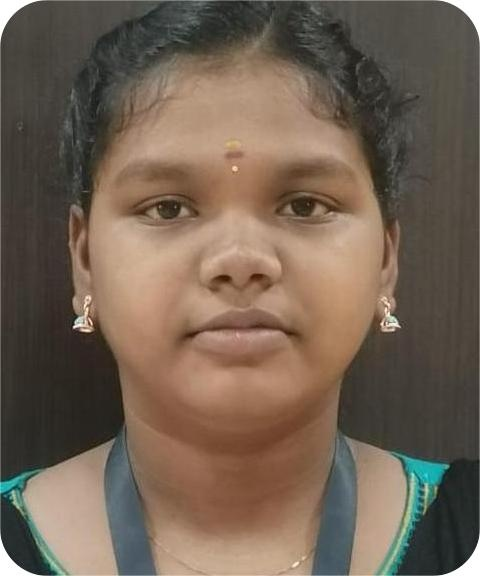
#> input picture uploads/student_photos/1_922524243001.jpg, 480 x 576 px
$ python -i vision_service.py   (imports and definitions only)   (older library calls are emulated)
#> lines starting #> are read from the running program, lines starting #| are printed output that depends on the picture
### backend/config.py
import os
import shutil
from pathlib import Path

BASE_DIR = Path(__file__).resolve().parent.parent

# Storage paths (Render container/server environment)
UPLOAD_DIR = BASE_DIR / "uploads"
STUDENT_PHOTOS_DIR = UPLOAD_DIR / "student_photos"
REVIEW_CROPS_DIR = UPLOAD_DIR / "review_crops"
EXCEL_OUTPUT_DIR = UPLOAD_DIR / "excel_reports"
MODELS_DIR = BASE_DIR / "models"

for directory in [UPLOAD_DIR, STUDENT_PHOTOS_DIR, REVIEW_CROPS_DIR, EXCEL_OUTPUT_DIR, MODELS_DIR]:
    try:
        directory.mkdir(parents=True, exist_ok=True)
    except Exception:
        pass

DATABASE_URL = f"sqlite:///{BASE_DIR}/attendance.db"

# Security & JWT
SECRET_KEY = "c1a93f8b6e2d4f5a7b8c9d0e1f2a3b4c5d6e7f8a9b0c1d2e3f4a5b6c7d8e9f0a"
ALGORITHM = "HS256"
ACCESS_TOKEN_EXPIRE_MINUTES = 60 * 24  # 1 day

# Vision & Face Recognition Thresholds
YUNET_MODEL_PATH = str(MODELS_DIR / "yunet.onnx")
SFACE_MODEL_PATH = str(MODELS_DIR / "sface.onnx")

# YuNet Face Detector parameters
# High-precision classroom face detection (avoids background clutter and shadow artifacts)
YUNET_SCORE_THRESHOLD = 0.28
YUNET_NMS_THRESHOLD = 0.35
YUNET_TOP_K = 5000

# High-Precision SFace Cosine Similarity & Anti-Fluke Zero-False-Positive Thresholds
# Calibrated for STRICT DISCRIMINATION + Exact Video Sweep & Back-Row Precision:
# >= 0.58: Front/Mid-Row High Confidence Match (>= 85% confidence) -> AUTO PRESENT (1+ frames)
# >= 0.52: Multi-Frame Video Sweep Consensus (>= 78% confidence)   -> AUTO PRESENT (2+ frames)
# >= 0.50: Long-Sight / Back-Row Consensus                         -> AUTO PRESENT (2+ frames)
# >= 0.44: Borderline / Low-Res Candidate                          -> REVIEW (Staff verification)
# < 0.44:  Unrecognized / Non-Match                               -> ABSENT (Strict safety net)
THRESHOLD_HIGH_CONFIDENCE = 0.52     # Clear frontal/mid-row match (unambiguous, >=85% confidence)
THRESHOLD_MEDIUM_CONFIDENCE = 0.48   # Confident match with video sweep consensus (2+ frames)
THRESHOLD_BACKROW_CONFIDENCE = 0.48  # Long-sight distant match (unambiguous back-row biometric match)
THRESHOLD_AMBIGUITY_MARGIN = 0.050   # 5% separation margin gap from runner-up
MIN_FACE_DIMENSION = 12              # Reject sub-pixel noise blobs under 12x12 (allows distant 12-25px faces)
MAX_STUDENT_TEMPLATES = 16

### backend/services/vision_service.py
import os
import zipfile
import json
import threading
import numpy as np
import cv2
import re
import urllib.request
from pathlib import Path
from backend.config import (
    YUNET_MODEL_PATH, SFACE_MODEL_PATH,
    STUDENT_PHOTOS_DIR, REVIEW_CROPS_DIR,
    YUNET_SCORE_THRESHOLD, YUNET_NMS_THRESHOLD,
    MIN_FACE_DIMENSION
)

# Official OpenCV Pretrained ONNX Models
YUNET_URL = "https://github.com/opencv/opencv_zoo/raw/main/models/face_detection_yunet/face_detection_yunet_2023mar.onnx"
SFACE_URL = "https://github.com/opencv/opencv_zoo/raw/main/models/face_recognition_sface/face_recognition_sface_2021dec.onnx"

# High-Precision Classroom Face Detection Parameters
HIGH_DENSITY_SCORE_THRESHOLD = YUNET_SCORE_THRESHOLD  # 0.40 (raised from 0.30)
MAX_CLASSROOM_DETECTIONS = 5000

# --------------------------------------------------------------------------
# Environment-aware memory & CPU limits
# Render free tier: 512MB RAM, shared 0.1 vCPU -> strict conservative limits
# Local / Smartboard (8GB+ RAM): full 4K high-density pipeline
# Render sets RENDER=true, RENDER_SERVICE_ID, etc. automatically.
# --------------------------------------------------------------------------
_IS_RENDER = (
    os.environ.get("RENDER", "").lower() in ("1", "true", "yes") or
    os.environ.get("IS_RENDER", "").lower() in ("1", "true", "yes") or
    os.environ.get("RENDER_SERVICE_ID") is not None or
    os.environ.get("RENDER_INSTANCE_ID") is not None
)
MAX_FRAME_WIDTH  = int(os.environ.get("MAX_FRAME_WIDTH", 1120 if _IS_RENDER else 2560))
MAX_KEYFRAMES    = int(os.environ.get("MAX_KEYFRAMES", 3 if _IS_RENDER else 16))
ENABLE_PASS4     = (not _IS_RENDER) and (os.environ.get("ENABLE_PASS4", "true").lower() in ("1", "true", "yes"))
# [2 lines not run here, left out]


def _ensure_model_exists(file_path: str, url: str):
    if not os.path.exists(file_path) or os.path.getsize(file_path) == 0:
        print(f"[VisionEngine] Pretrained model missing at {file_path}. Auto-downloading from OpenCV Zoo ({url})...")
        os.makedirs(os.path.dirname(file_path), exist_ok=True)
        try:
            urllib.request.urlretrieve(url, file_path)
            print(f"[VisionEngine] Successfully downloaded model to {file_path}!")
        except Exception as e:
            print(f"[VisionEngine] Error downloading model from {url}: {e}")


class VisionEngine:
    _instance = None

    def __new__(cls):
        if cls._instance is None:
            cls._instance = super(VisionEngine, cls).__new__(cls)
            cls._instance._init_models()
        return cls._instance

    def _init_models(self):
        print("[VisionEngine] Initializing Ultra Far-Distance & High-Density Classroom YuNet & SFace models...")
        _ensure_model_exists(YUNET_MODEL_PATH, YUNET_URL)
        _ensure_model_exists(SFACE_MODEL_PATH, SFACE_URL)

        if not os.path.exists(YUNET_MODEL_PATH) or not os.path.exists(SFACE_MODEL_PATH):
            raise FileNotFoundError(
                f"Vision models missing at {YUNET_MODEL_PATH} or {SFACE_MODEL_PATH}."
            )

        self._model_lock = threading.Lock()
        self.detector = cv2.FaceDetectorYN.create(
            YUNET_MODEL_PATH,
            "",
            (640, 640),
            HIGH_DENSITY_SCORE_THRESHOLD,
            YUNET_NMS_THRESHOLD,
            MAX_CLASSROOM_DETECTIONS
        )
        self.recognizer = cv2.FaceRecognizerSF.create(SFACE_MODEL_PATH, "")
        self.clahe = cv2.createCLAHE(clipLimit=2.5, tileGridSize=(8, 8))
        print("[VisionEngine] Long-Distance Multi-Scale Vision Engine Ready!")

    # [399 lines left out: functions enhance_contrast, sharpen_small_crop, detect_faces, _suppress_duplicate_faces, _calc_overlap, not called in this run]

    def _calc_iou(self, box1, box2):
        iou, _ = self._calc_overlap(box1, box2)
        return iou

    # [367 lines left out: functions extract_embedding, generate_deep_biometric_profile, compare_embeddings_batch, compare_embeddings, check_blurriness, calculate_crop_sharpness and 4 more, not called in this run]


def get_vision_engine():
    return VisionEngine()


# [220 lines left out: functions process_zip_dataset, reindex_all_students, not called in this run]

>>> import cv2
>>> picture = cv2.imread('../../uploads/student_photos/1_922524243001.jpg', cv2.IMREAD_GRAYSCALE)
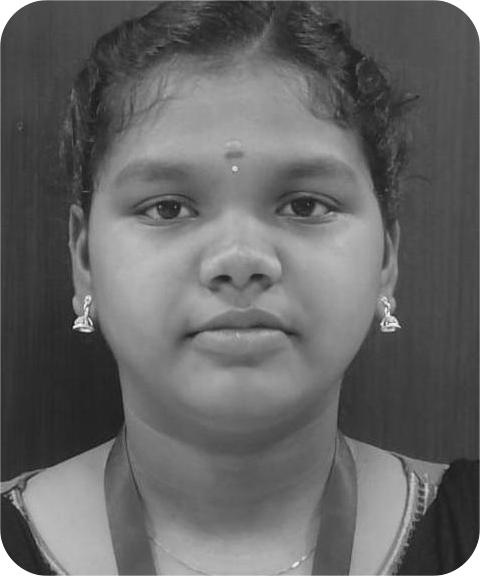
#> picture: shape (576, 480); min 8, max 255, mean 101.4
>>> result = VisionEngine().detect_faces(picture)
#> (the run stopped early here; a loop or call above may not have finished)

$ run again, on uploads/student_photos/1_922524243005.jpg
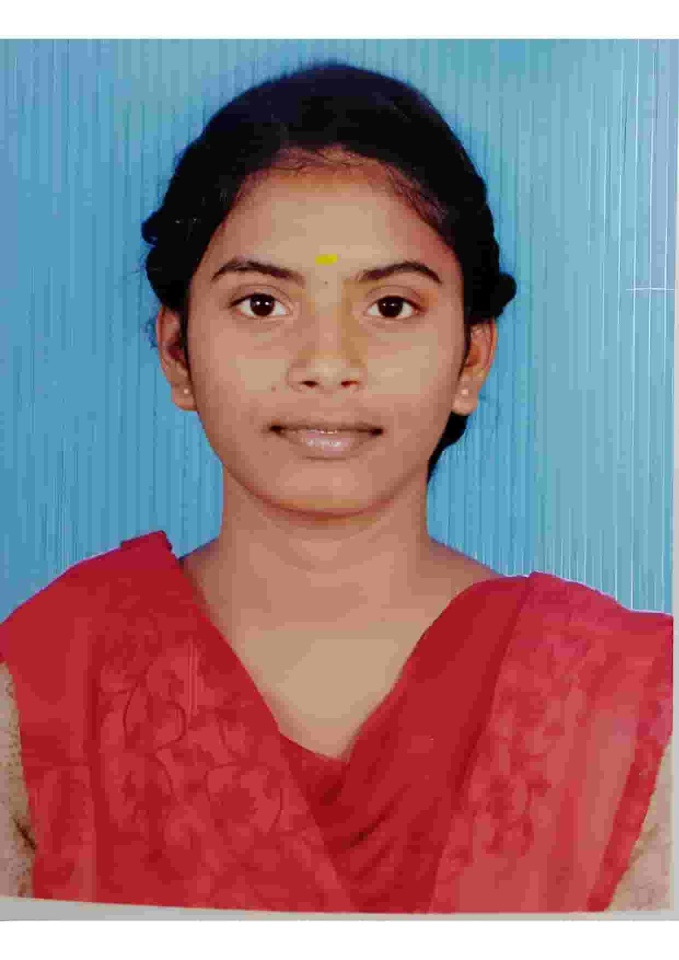
#> input picture uploads/student_photos/1_922524243005.jpg, 679 x 960 px
#> `picture = cv2.imread('../../uploads/student_photos/1_922524243001.jpg'..`:
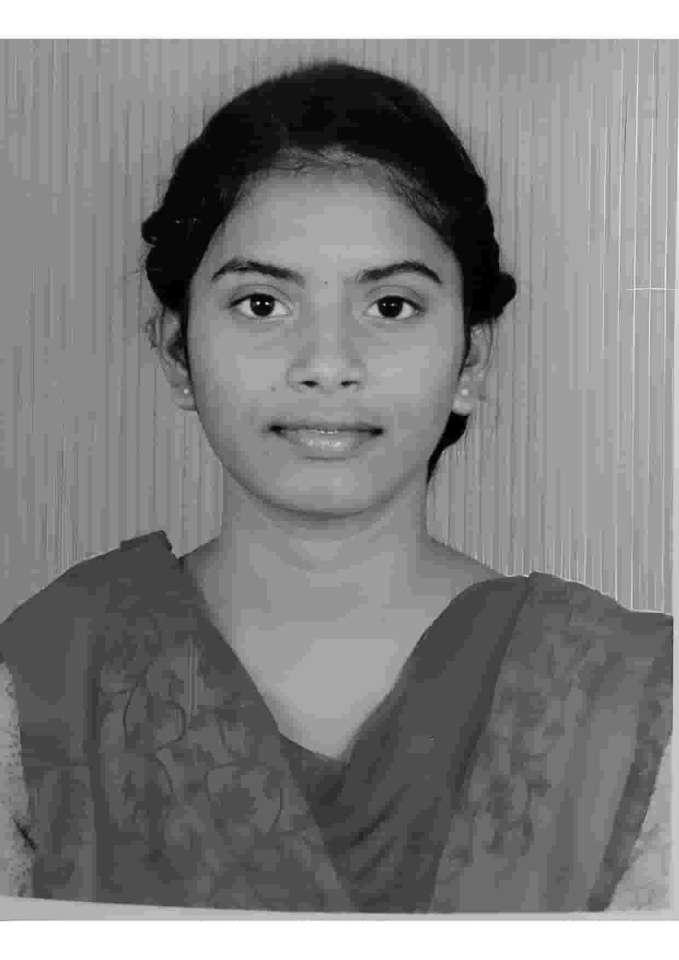
#> picture: shape (960, 679); min 0, max 255, mean 129.4

$ run again, on uploads/student_photos/1_922524243006.jpg
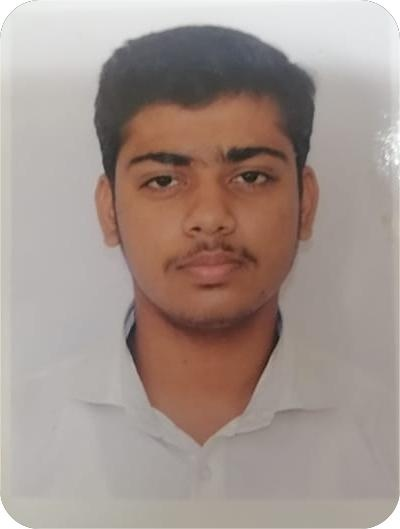
#> input picture uploads/student_photos/1_922524243006.jpg, 400 x 529 px
#> `picture = cv2.imread('../../uploads/student_photos/1_922524243001.jpg'..`:
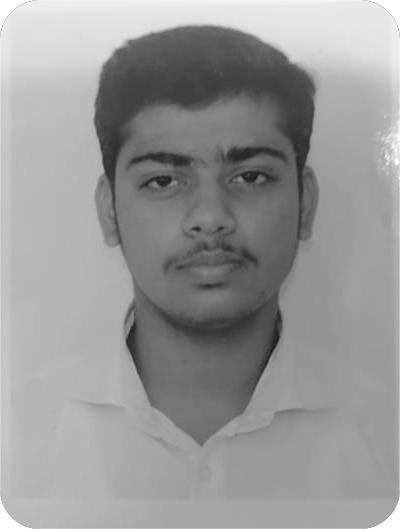
#> picture: shape (529, 400); min 23, max 255, mean 151.7

$ run again, on uploads/student_photos/1_922524243007.jpg
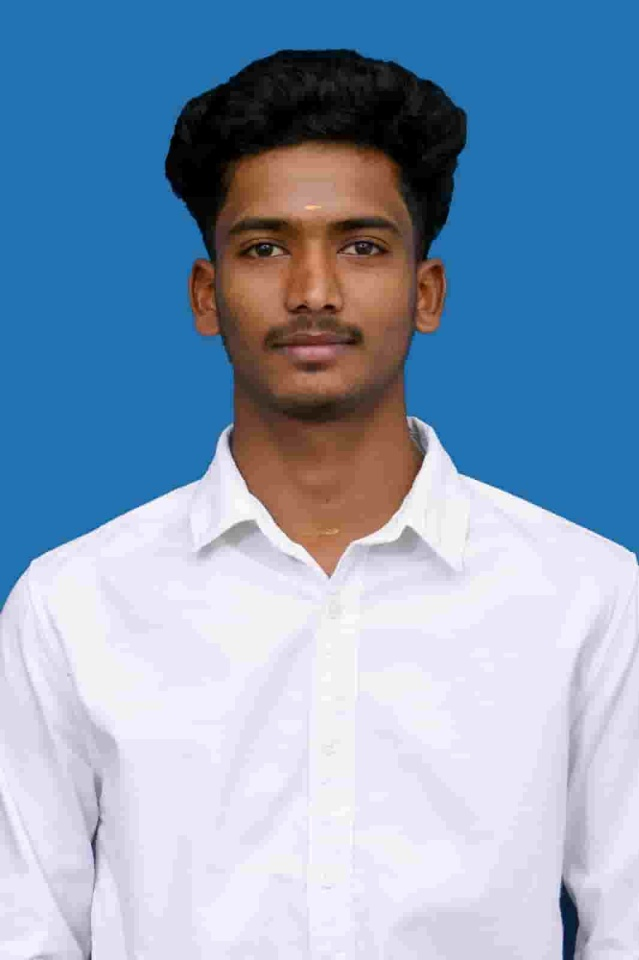
#> input picture uploads/student_photos/1_922524243007.jpg, 639 x 960 px
#> `picture = cv2.imread('../../uploads/student_photos/1_922524243001.jpg'..`:
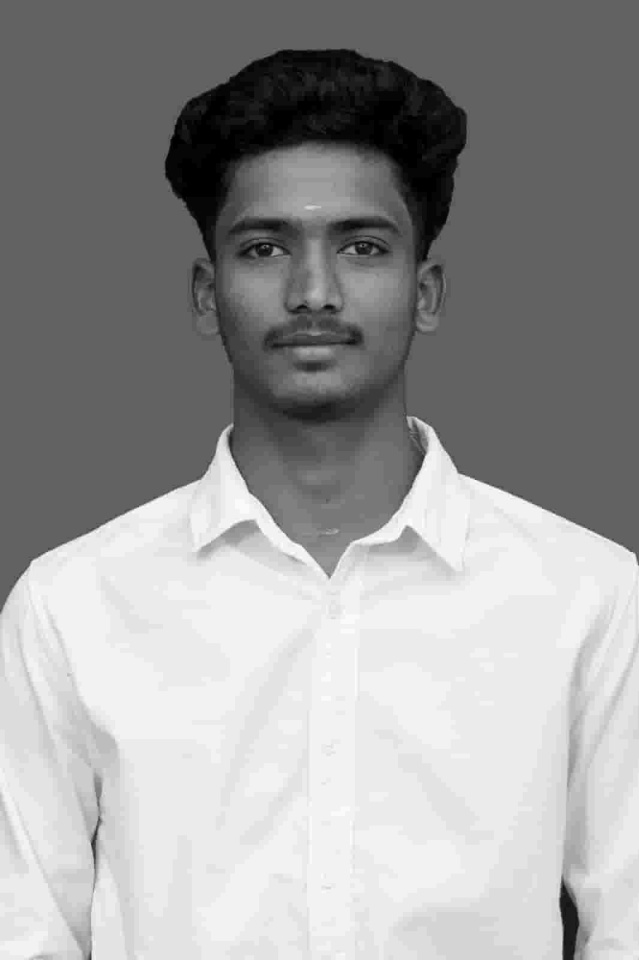
#> picture: shape (960, 639); min 0, max 255, mean 154.5
